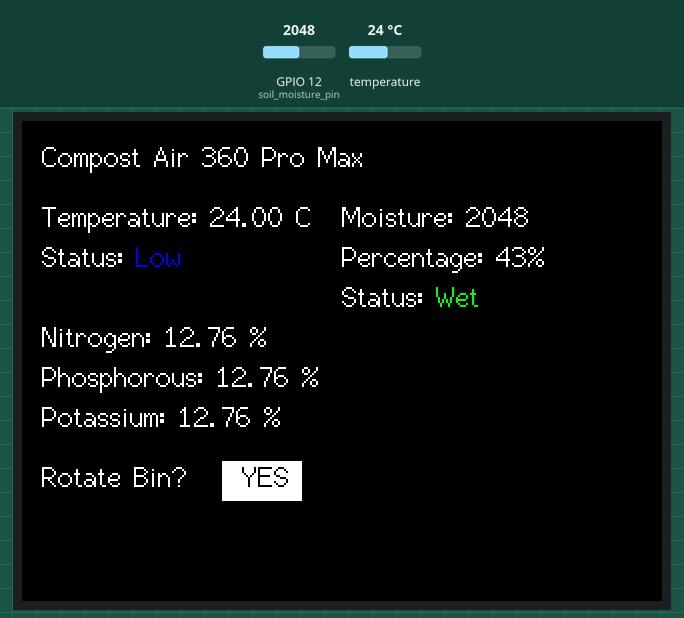
This sketch was run on a simulated ESP32-C3. Shown: 320×240 colour display. The inputs (shaded band) are chosen by the test bench; at power-on: temperature 24 °C, GPIO 12 (soil_moisture_pin) = 2048.

Above: at 2.9 s.
3.0 s: temperature set to 12 °C
7.4 s: GPIO 12 (soil_moisture_pin) set to 2121
At 10.3 s:
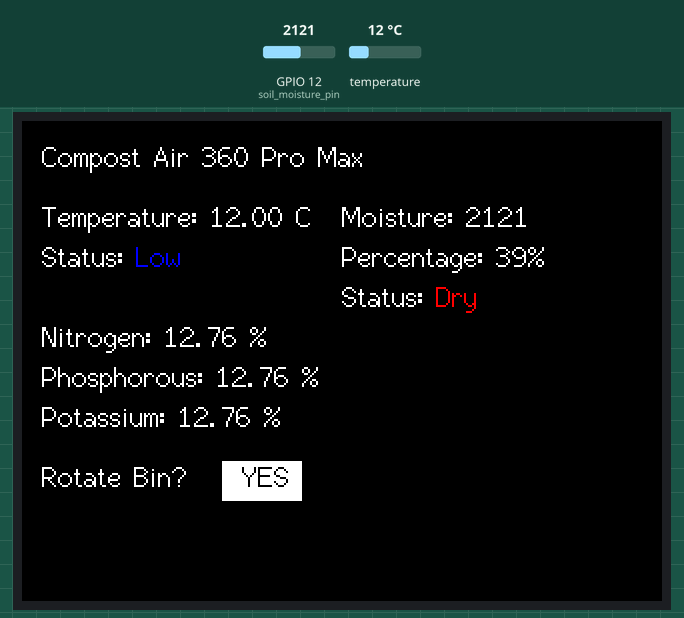
11.1 s: temperature set to 31.5 °C
14.7 s: temperature set to 32.5 °C
At 17.6 s:
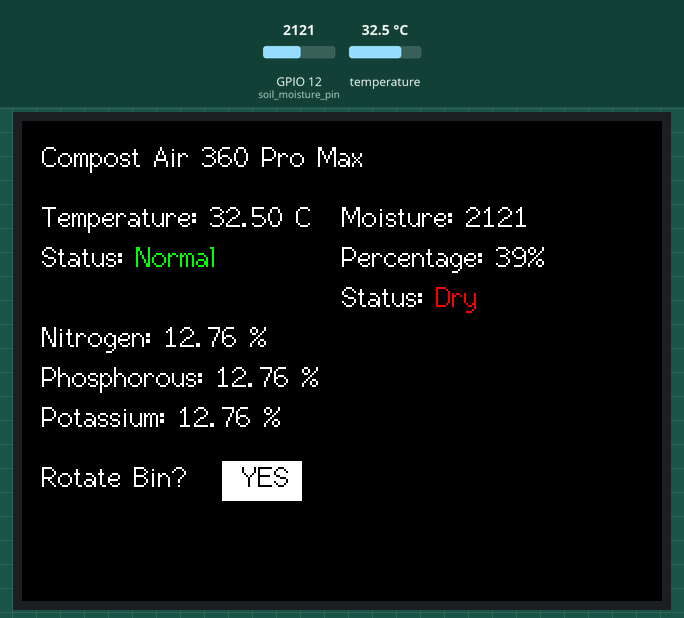
18.4 s: GPIO 12 (soil_moisture_pin) set to 2047
At 21.3 s:
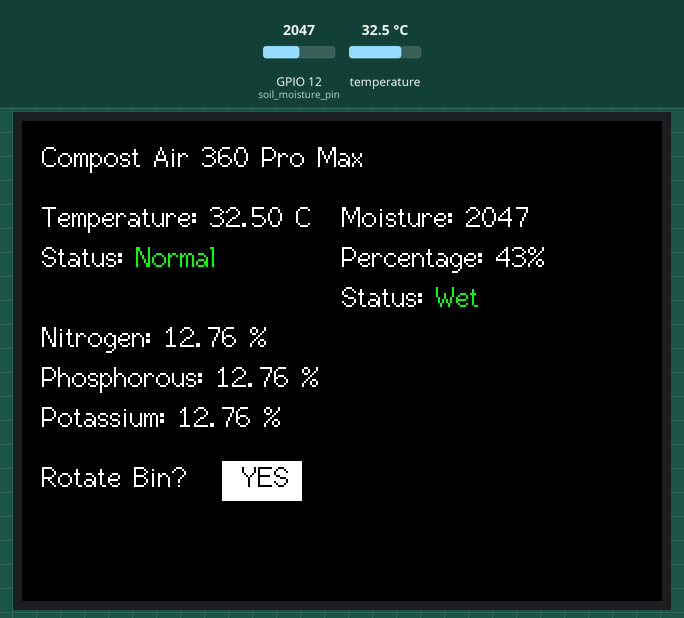
22.1 s: GPIO 12 (soil_moisture_pin) set to 3040
At 25.0 s:
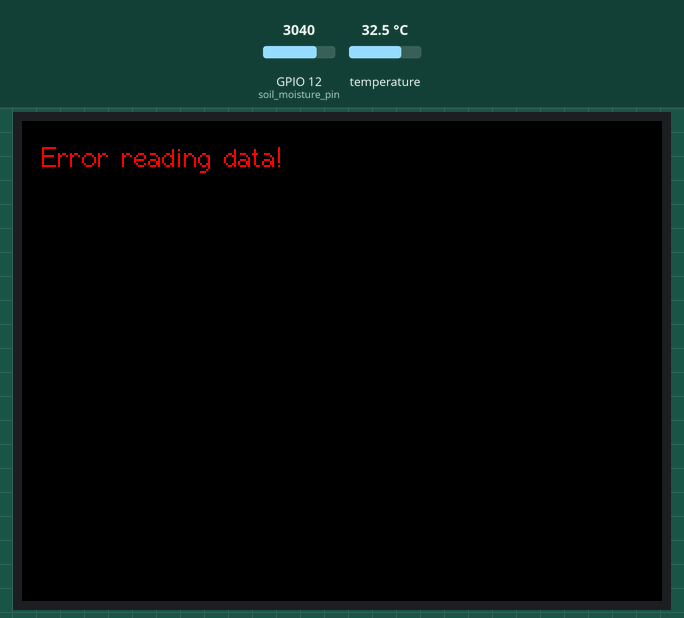
Timing chart, 0 to 26.5 s (numbered marks = the images above; inputs shaded):
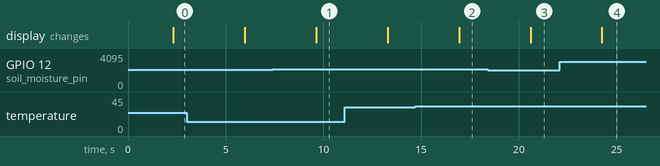

The sketch:

DisplayFin.ino
```cpp
#include <Arduino.h>
#include <OneWire.h>
#include "FS.h"
#include <DallasTemperature.h>
#include <TFT_eSPI.h>
#include <SPI.h>
#include <SoftwareSerial.h>

// Constants for TFT display color
#define TFT_BLACK 0x0000
#define TFT_WHITE 0xFFFF

// Pin definitions
#define temperature_sensor_pin 14
#define soil_moisture_pin 12
#define RE 25
#define DE 26

// OneWire and DallasTemperature setup for temperature sensor
OneWire oneWire(temperature_sensor_pin);
DallasTemperature sensors(&oneWire);

// TFT_eSPI setup for TFT display
TFT_eSPI tft = TFT_eSPI();

// Constants for sensor thresholds and status display
const int dry = 2830;
const int wet = 1030;
const int moistureMin = 300;
const int moistureMax = 3000;
const int temperatureCMin = 32;
const int temperatureCMax = 70;
const int dryThreshold = 40;
const int lowThreshold = 29;
float maxVal = 1999;  // Declare maxVal as a global variable

// Modbus RTU requests for reading NPK values
const byte nitro[] = {0x01, 0x03, 0x00, 0x1e, 0x00, 0x01, 0xe4, 0x0c};
const byte phos[] = {0x01, 0x03, 0x00, 0x1f, 0x00, 0x01, 0xb5, 0xcc};
const byte pota[] = {0x01, 0x03, 0x00, 0x20, 0x00, 0x01, 0x85, 0xc0};

byte values[11];

SoftwareSerial mod(32, 33);

// Function prototypes
void displayError(const char *errorMessage);
void displayData(float temperature, int sensorValue, byte val1, byte val2, byte val3);

void setup() {
  Serial.begin(9600);
  tft.init();
  tft.setRotation(1);
  sensors.begin();
  mod.begin(9600);
  pinMode(RE, OUTPUT);
  pinMode(DE, OUTPUT);
  delay(500);
}

void loop() {
  // Temperature Reading
  sensors.requestTemperatures();
  float temperatureC = sensors.getTempCByIndex(0);

  // Soil Moisture Reading
  int sensorValue = analogRead(soil_moisture_pin);

  // NPK Readings
  byte val1, val2, val3;
  val1 = nitrogen();
  delay(250);
  val2 = phosphorous();
  delay(250);
  val3 = potassium();
  delay(250);

  // Display data or error message
  if (temperatureC != DEVICE_DISCONNECTED_C && sensorValue >= moistureMin && sensorValue <= moistureMax) {
    displayData(temperatureC, sensorValue, val1, val2, val3);
  } else {
    displayError("Error reading data!");
  }

  delay(2000);
}

void displayData(float temperature, int sensorValue, byte val1, byte val2, byte val3) {

  tft.fillScreen(TFT_BLACK);
  tft.setTextColor(TFT_WHITE, TFT_BLACK);
  tft.setTextSize(1);

  // Display header
  tft.setCursor(10, 10, 2);
  tft.setRotation(1);
  tft.setTextSize(1.5);
  tft.print("Compost Air 360 Pro Max");
  tft.setTextSize(1);

  // Display temperature data
  tft.setCursor(10, 40, 2);
  tft.setRotation(1);
  tft.print("Temperature: ");
  tft.print(temperature);
  tft.println(" °C");

  // Display temperature status
  tft.setCursor(10, 60, 2);
  tft.setRotation(1);
  tft.print("Status: ");
  if (temperature <= temperatureCMin) {
    tft.setTextColor(TFT_BLUE, TFT_BLACK);
    tft.print("Low");
  } else if (temperature >= temperatureCMax) {
    tft.setTextColor(TFT_RED, TFT_BLACK);
    tft.print("High");
  } else {
    tft.setTextColor(TFT_GREEN, TFT_BLACK);
    tft.print("Normal");
  }

  // Display soil moisture data
  tft.setCursor(160, 40, 2);
  tft.setRotation(1);
  tft.setTextColor(TFT_WHITE, TFT_BLACK);
  tft.print("Moisture: ");
  tft.print(sensorValue);
  tft.println();

  // Calculate and display soil moisture percentage
  int percentage = map(sensorValue, dry, wet, 0, 100);
  tft.setCursor(160, 60, 2);
  tft.setRotation(1);
  tft.print("Percentage: ");
  tft.print(percentage);
  tft.println("%");

  // Display soil moisture status
  tft.setCursor(160, 80, 2);
  tft.setRotation(1);
  tft.print("Status: ");
  if (percentage <= dryThreshold) {
    tft.setTextColor(TFT_RED, TFT_BLACK);
    tft.print("Dry");
  } else {
    tft.setTextColor(TFT_GREEN, TFT_BLACK);
    tft.print("Wet");
  }

    // Display "Rotate Bin?" text
  tft.setCursor(10, 170, 2);
  tft.setRotation(1); // Adjust rotation value here
  tft.setTextColor(TFT_WHITE, TFT_BLACK);
  tft.print("Rotate Bin?");

  // Display "YES" text box
  tft.drawRect(100, 170, 40, 20, TFT_WHITE);
  tft.fillRect(100, 170, 40, 20, TFT_WHITE);
  tft.setTextColor(TFT_BLACK, TFT_WHITE);
  tft.setCursor(110, 170, 2); // Adjusted position and aligned text
  tft.print("YES");


  // Display NPK data
  tft.setCursor(10, 100, 2);
  tft.setRotation(1);
  tft.setTextColor(TFT_WHITE, TFT_BLACK);
  tft.print("Nitrogen: ");
  tft.print((val1 / maxVal) * 100);
  tft.println(" %");

  tft.setCursor(10, 120, 2);
  tft.setRotation(1);
  tft.setTextColor(TFT_WHITE, TFT_BLACK);
  tft.print("Phosphorous: ");
  tft.print((val2 / maxVal) * 100);
  tft.println(" %");

  tft.setCursor(10, 140, 2);
  tft.setRotation(1);
  tft.setTextColor(TFT_WHITE, TFT_BLACK);
  tft.print("Potassium: ");
  tft.print((val3 / maxVal) * 100);
  tft.println(" %");
}

void displayError(const char *errorMessage) {
  tft.fillScreen(TFT_BLACK);
  tft.setCursor(10, 10, 2);
  tft.setTextColor(TFT_RED, TFT_BLACK);
  tft.setTextSize(1);
  tft.println(errorMessage);
}

byte nitrogen() {
  digitalWrite(DE, HIGH);
  digitalWrite(RE, HIGH);
  delay(10);
  if (mod.write(nitro, sizeof(nitro)) == 8) {
    digitalWrite(DE, LOW);
    digitalWrite(RE, LOW);
    for (byte i = 0; i < 7; i++) {
      values[i] = mod.read();
    }
    Serial.println();
  }
  return values[4];
}

byte phosphorous() {
  digitalWrite(DE, HIGH);
  digitalWrite(RE, HIGH);
  delay(10);
  if (mod.write(phos, sizeof(phos)) == 8) {
    digitalWrite(DE, LOW);
    digitalWrite(RE, LOW);
    for (byte i = 0; i < 7; i++) {
      values[i] = mod.read();
    }
    Serial.println();
  }
  return values[4];
}

byte potassium() {
  digitalWrite(DE, HIGH);
  digitalWrite(RE, HIGH);
  delay(10);
  if (mod.write(pota, sizeof(pota)) == 8) {
    digitalWrite(DE, LOW);
    digitalWrite(RE, LOW);
    for (byte i = 0; i < 7; i++) {
      values[i] = mod.read();
    }
    Serial.println();
  }
  return values[4];
}
```

Measured:
- the behaviour switches between 2092 and 2093 on GPIO 12 (soil_moisture_pin) (found by bisection; images 0 and 1)
- the behaviour switches between 32 and 32.1 °C on temperature (found by bisection; images 1 and 2)
- after the input at 7.4 s, the display: changes after 2.2 s (image 1)
- after the input at 14.7 s, the display: changes after 2.3 s (image 2)
- after the input at 18.4 s, the display: changes after 2.2 s (image 3)
- after the input at 22.1 s, the display: changes after 2.1 s (image 4)
